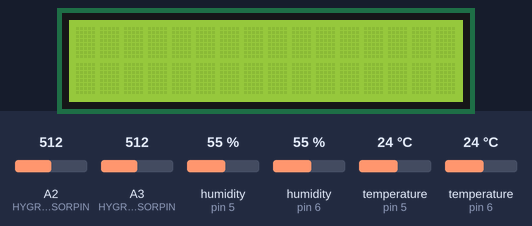
Simulated run of this sketch. Board: Arduino Uno, built with avr-gcc and run on an emulated ATmega328P. Parts: 16×2 character LCD. Inputs (shaded band) come from the test bench; at power-on: humidity (sensors on pin 5, pin 6) 55 %, A2 (HYGROMETER_FRONT_SENSORPIN) = 512, A3 (HYGROMETER_BACK_SENSORPIN) = 512, temperature (sensors on pin 5, pin 6) 24 °C. What the sketch prints to the serial monitor is not drawn.

Above: at 1.3 s.
1.4 s: humidity (sensor on pin 5) set to 22 %
At 11.3 s:
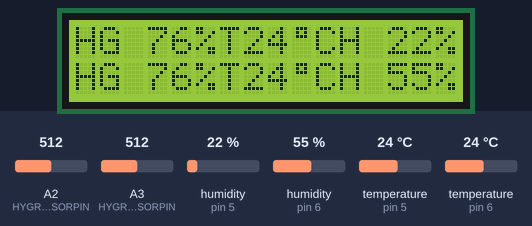
11.9 s: humidity (sensor on pin 6) set to 22 %
At 22.0 s:
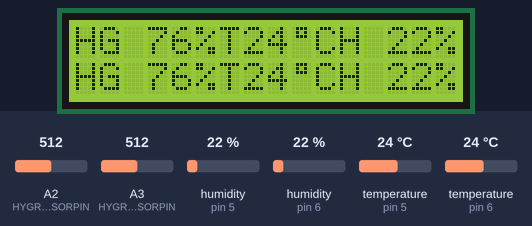
23.1 s: A2 (HYGROMETER_FRONT_SENSORPIN) set to 340
At 34.0 s:
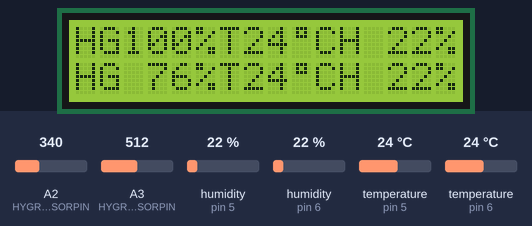
34.4 s: A3 (HYGROMETER_BACK_SENSORPIN) set to 340
At 44.7 s:
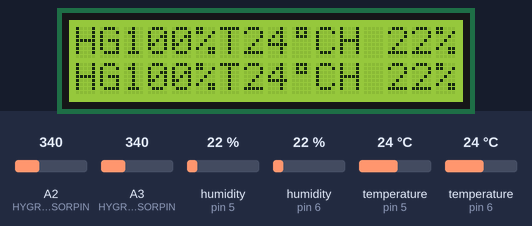
45.7 s: temperature (sensor on pin 5) set to 12 °C
At 56.3 s:
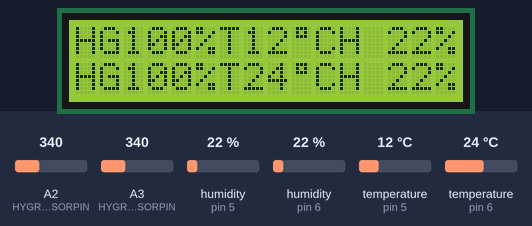
Timing chart, 0 to 57.8 s (numbered marks = the images above; inputs shaded):
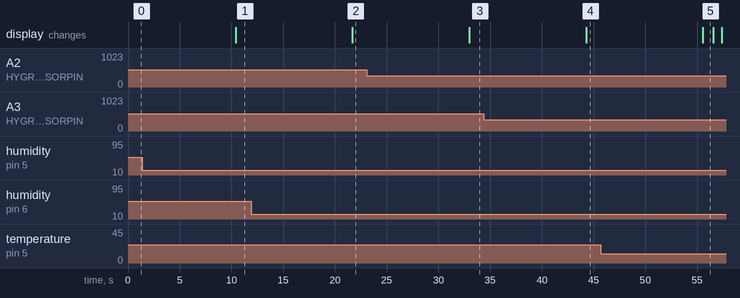

The sketch:

snailMaster.ino
```cpp
#include "ThermoHumidSensor.h"


int HYGROMETER_FRONT_POWERPIN = 2;
int HYGROMETER_FRONT_SENSORPIN = A2;
int HYGROMETER_BACK_POWERPIN = 3;
int HYGROMETER_BACK_SENSORPIN = A3;
int THERMOHUMID_FRONT_PIN = 5;
int THERMOHUMID_BACK_PIN = 6;

ThermoHumidSensor ThermoHumidFront(THERMOHUMID_FRONT_PIN);
ThermoHumidSensor ThermoHumidBack(THERMOHUMID_BACK_PIN);

enum class Mode {
  Readout,
  Snails
};

Mode mode = Mode::Readout;
int displayCount = 0;

void setup() {
  Serial.begin(9600);
  Serial.println("SnailComms is booting");

  SetupDisplay();
  SetupSnails();
  SetupHygrometer(HYGROMETER_FRONT_POWERPIN);
  SetupHygrometer(HYGROMETER_BACK_POWERPIN);
}

void loop() {

  if (mode == Mode::Readout)
  {
    float TempFront = ThermoHumidFront.GetTemp();
    float TempBack = ThermoHumidBack.GetTemp();
    float HygroFront = GetHygro(HYGROMETER_FRONT_SENSORPIN, HYGROMETER_FRONT_POWERPIN);
    float HygroBack = GetHygro(HYGROMETER_BACK_SENSORPIN, HYGROMETER_BACK_POWERPIN);
    float HumFront = ThermoHumidFront.GetHumid();
    float HumBack = ThermoHumidBack.GetHumid();

    ClearDisplay();
    UpdateDisplay(0, HygroFront, TempFront, HumFront);
    UpdateDisplay(1, HygroBack, TempBack, HumBack);

    displayCount++;
    if (displayCount == 5)
    {
      displayCount = 0;
      mode = Mode::Snails;
    }

    delay(1000);
  }
  else if (mode == Mode::Snails)
  {
    DrawSnails();

    displayCount++;
    if (displayCount == 50)
    {
      displayCount = 0;
      mode = Mode::Readout;
    }
  }
}
```

Display.ino
```cpp
#include <LCD_I2C.h>

LCD_I2C lcd(0x27); // Default address of most PCF8574 modules, change according

uint8_t degree[8] =
{
    0b01110,
    0b01010,
    0b01110,
    0b00000,
    0b00000,
    0b00000,
    0b00000,
    0b00000,
};

int DEGREE_CHAR = 0;

void SetupDisplay() {
    lcd.begin();
    lcd.backlight();
    lcd.createChar(DEGREE_CHAR, degree);
}


void ClearDisplay() {
   // Clear screen
      lcd.clear();
}

void UpdateDisplay(int row, int Hygro, int Temp, int Hum) {

    // Set cursor to the first character on desired row
    lcd.setCursor(0, row);

    // Print Hygrometer reading
    lcd.print("HG");
    if(Hygro >= 100) {
      lcd.setCursor(2, row);
    }
    else if(Hygro <= 9) {
      lcd.setCursor(4, row);
    }
    else {
      lcd.setCursor(3, row);
    }
    lcd.print(Hygro);

    // Print Temperature reading
    lcd.setCursor(5, row);
    lcd.print("%T");
    if(Temp <= 9) {
      lcd.setCursor(8, row);
    }
    else {
      lcd.setCursor(7, row);
    }
    lcd.print(Temp);
    lcd.setCursor(9, row);
    lcd.write(DEGREE_CHAR);
    lcd.setCursor(10, row);

    // Print Humidity reading
    lcd.print("CH");
    if(Hum >= 100) {
      lcd.setCursor(12, row);
    }
    else if(Hum <= 9) {
      lcd.setCursor(14, row);
    }
    else {
      lcd.setCursor(13, row);
    }
    lcd.print(Hum);
    lcd.setCursor(15, row);
    lcd.print("%");
}
```

Hygrometer.ino
```cpp
#define MAX_HYGROMETER 1023
#define MIN_HYGROMETER 350

float sensorValue = 0;

void SetupHygrometer(int PowerPin) {
  pinMode(PowerPin, OUTPUT);
}

float GetHygro(int SensorPin, int PowerPin) {

  // Returns hygrometer reading as a percentage constrained between 0 and 100

  // Resistance-based hygrometers will corrode if there is a continuous current
  // whilst the diodes are wet, so we need to control the current

  // Switch on current to power pin and wait 1 second
  digitalWrite(PowerPin, HIGH);
  delay(1000);

  // Take an average of 100 readings to smooth data
  sensorValue = 0;
  for (int i = 0; i <= 100; i++)
  {
    sensorValue = sensorValue + analogRead(SensorPin);
    delay(1);
  }
  sensorValue = sensorValue / 100.0;

  // Create a percentage value for humidity
  float HGoutput = map(sensorValue, MIN_HYGROMETER, MAX_HYGROMETER, 100.f, 0.f) ;

  // Switch off current to power pin
  digitalWrite(PowerPin, LOW);

  return constrain(HGoutput, 0.f, 100.f);
}
```

Snails.ino
```cpp
uint8_t snailhead1[8] =
{
  B00000,
  B10100,
  B10010,
  B01111,
  B00111,
  B01011,
  B00011,
  B00111
};

uint8_t snailhead2[8] =
{
  B00000,
  B01010,
  B10010,
  B01111,
  B00111,
  B01011,
  B00011,
  B00111
};

uint8_t snailshell[8] =
{
  B00000,
  B00000,
  B01110,
  B10001,
  B11101,
  B10101,
  B10001,
  B01111
};

uint8_t snailtail[8] =
{
  B00000,
  B00000,
  B00000,
  B00000,
  B00000,
  B00000,
  B11000,
  B11110
};

uint8_t snailtail2[8] =
{
  B00000,
  B00000,
  B00000,
  B00000,
  B00000,
  B00000,
  B11000,
  B11100
};

int bottomDrawPosition = -1;
int topDrawPosition = 9;
int variation = 0;
bool moveBottom = true;

void SetupSnails()
{
//    lcd.begin();
//    lcd.backlight();

    lcd.createChar(10, snailhead1);
    lcd.createChar(11, snailhead2);
    lcd.createChar(12, snailshell);
    lcd.createChar(13, snailtail);
    lcd.createChar(14, snailtail2);

}

void DrawSnails()
{
    lcd.clear();
    // draw top
    lcd.setCursor(max(topDrawPosition, 0), 0);
    if (topDrawPosition >= 0)
    {
      lcd.write(10 + variation);
    }

    variation = (variation + 1) % 2;
    lcd.write(12);
    lcd.write(13 + variation);


    if (!moveBottom)
    {
      topDrawPosition--;
    }
    if (topDrawPosition == -2) {
      topDrawPosition = 16;
    }

//  // draw bottom
    lcd.setCursor(bottomDrawPosition, 1);
    if (bottomDrawPosition >=0)
    {
      lcd.write(10 + variation);
    }

    lcd.write(12);
    lcd.write(13 + variation);

    if (moveBottom) {
      bottomDrawPosition--;
    }

    if (bottomDrawPosition == -2) {
      bottomDrawPosition = 16;
    }
    moveBottom = !moveBottom;

    delay(800);
}
```

ThermoHumidSensor.h
```cpp
#include "DHT.h"

class ThermoHumidSensor {

  uint8_t DHTTYPE = DHT22;
  DHT dht;

public:

  ThermoHumidSensor(uint8_t DHTPin) : dht { DHTPin, DHTTYPE }  {
    Serial.println("Setting up ThermoHumidity Sensor");
    dht.begin();
  }

  float GetTemp() {

    // Wait a few seconds between measurements.
    delay(2000);

    // Reading temperature or humidity takes about 250 milliseconds!
    // Sensor readings may also be up to 2 seconds 'old' (its a very slow sensor)
    // Read temperature as Celsius (the default)
    float t = dht.readTemperature();

    // Check if any reads failed and exit early (to try again).
    if (isnan(t)) {
      Serial.println(F("Failed to read from thermometer sensor!"));
      return 0;
    }
    return t;
  }

  float GetHumid() {

    // Wait a few seconds between measurements.
    delay(2000);

    // Read humidity
    float h = dht.readHumidity();

    // Check if any reads failed and exit early (to try again).
    if (isnan(h)) {
      Serial.println(F("Failed to read from humidity sensor!"));
      return 0;
    }

    return h;
  }
};
```

Measured:
- after the input at 1.4 s, the display: changes after 9.0 s (image 1)
- after the input at 11.9 s, the display: changes after 9.8 s (image 2)
- after the input at 23.1 s, the display: changes after 9.9 s (image 3)
- after the input at 34.4 s, the display: changes after 9.9 s (image 4)
- what the display in image 5 shows lasts 1.0 s, from 55.6 s to 56.6 s
